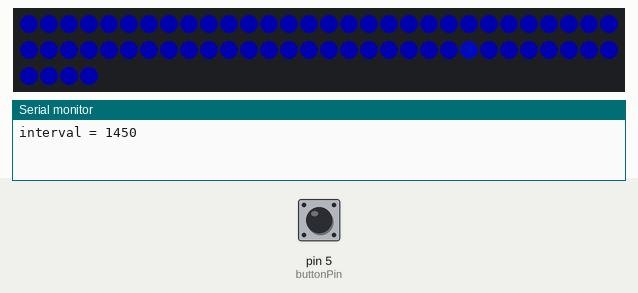
The sketch below on a simulated Arduino Uno, built with avr-gcc and run on an emulated ATmega328P. On the bench: 64 RGB LEDs in strip order, left to right, continuing on the next row, the last lines printed to the serial monitor. The test bench sets the inputs (shaded band); at power-on: pin 5 (buttonPin) HIGH. Dim RGB values are drawn brighter than linear; random numbers use the default seed unless the sketch sets one.

Above: at 2.7 s.
2.8 s: pin 5 (buttonPin) pulled LOW for 0.15 s
At 4.8 s:
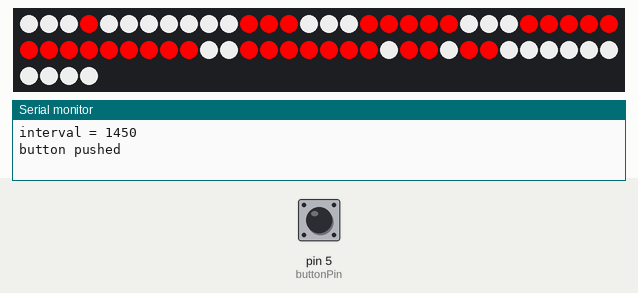
At 6.0 s:
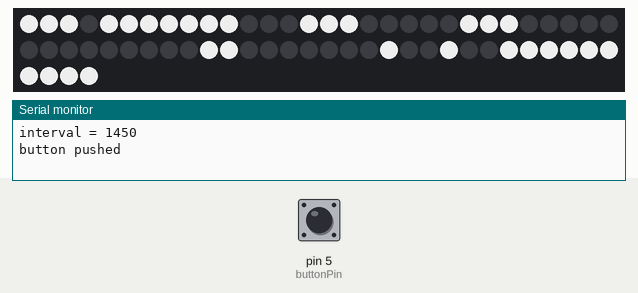
Timing chart, 0 to 7.5 s (numbered marks = the images above; inputs shaded):
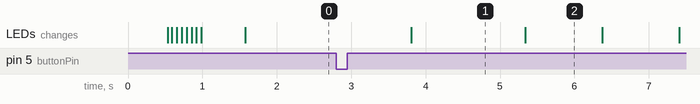

Measured:
- what the display in image 1 shows lasts 1.5 s, from 3.8 s to 5.3 s

The sketch:

WallArt1.ino
```cpp
#include "LPD8806.h"

#include "SPI.h"

int nLEDs = 64;
byte buttonPin = 5;
int buttonState;             // the current reading from the input pin
int lastButtonState = HIGH;   // the previous reading from the input pin
long lastDebounceTime = 0;  // the last time the output pin was toggled
long debounceDelay = 50;
byte r; //random color
byte r2;  //random color 2
byte rLed; // random led
int prevLed=0;
long previousMillis = 0;
long interval = 1500;
byte x = 1;
byte y=0;
int val = 0;
byte z =0;
byte randNumber;
byte gr=75;
int bl=100;
byte blue= 100;
int dataPin  = 2;
int clockPin = 3;
byte buttonPress=0;

LPD8806 strip = LPD8806(nLEDs, dataPin, clockPin);

unsigned long heartOut[] = {
  3,11,13,17,21,25,31,32,38,41,47,49,53};
unsigned long heartOuts[] = {
  0,1,2,4,5,6,7,8,9,10,14,15,16,22,23,24,39,40,48,51,54,55,56,57,58,59,60,61,62,63};
unsigned long heartIn[] = {
  12,18,19,20,26,27,28,29,30,33,34,35,36,37,42,43,44,45,46,50,52};
unsigned long luv1[] = {
  13,18,29,45};
unsigned long luv2[] = {
  0,1,2,3,15,16,18,19,20,27,29,31,32,34,36,42,52,54,56,60};
unsigned long luv3[] = {
  18,19,20,27,29,34,36};

unsigned long oneRow[] = {
  0,1,2,3,4,5,6,7};
int col=8;
int row=8;
int myArray[8][8]  = {
  {0, 1, 2, 3,4,5,6,7},
  {8,9,10,11,12,13,14,15},
  {16,17,18,19,20,21,22,23},
  {24,25,26,27,28,29,30,31},
  {32,33,34,35,36,37,38,39},
  {40,41,42,43,44,45,46,47},
  {48,49,50,51,52,53,54,55},
  {56,57,58,59,60,61,62,63}
};
int myArray2[8][8]  = {
  {0, 1, 2, 3,4,5,6,7},
  {15,14,13,12,11,10,9,8},
  {16,17,18,19,20,21,22,23},
  {31,30,29,28,27,26,25,24},
  {32,33,34,35,36,37,38,39},
  {47,46,45,44,43,42,41,40},
  {48,49,50,51,52,53,54,55},
  {63,62,61,60,59,58,57,56}
};

void setup() {
  randomSeed(analogRead(0));
  Serial.begin(57600);
  strip.begin();
  pinMode(buttonPin, INPUT);
  digitalWrite(buttonPin, HIGH);
  blueBack(strip.Color(0, 0, 25),100); // set background to blue
  delay(500);
  sideSwipe();
  delay(500);
  blueBack(strip.Color(0, 0, 25),100); // set background to blue
}


void loop() {

  unsigned long currentMillis = millis();
  int reading = digitalRead(buttonPin);
  if (reading != lastButtonState) {
    //lastDebounceTime = millis();
  }

  if ((millis() - lastDebounceTime) > debounceDelay) {
    if (reading != buttonState) {
      buttonState = reading;
      if (buttonState == LOW) {
        x=2;
        Serial.println("button pushed");
      }
    }
  }

  switch (x) {
  case 1:
    if(currentMillis - previousMillis > interval) {
      previousMillis = currentMillis;
      r = random(gr);
      r2 = random(blue);
      bl++;

      if (bl>=600){
        fadeMix2();
        blueFade(strip.Color(0,r,r2));
        if(bl>=840){
          bl=0;
          sideSwipe2();
          blueBack(strip.Color(0, 0, 25),100); // set background to blue
        }
      }
      if (bl>=400){
        r2 =2;
        blueFade(strip.Color(0,r,r2));
      }
      else if (bl>=200){
        fadeMix();
        blueFade(strip.Color(0,r,r2));
      }
      else {
        r=2;
        blueFade(strip.Color(0,r,r2));
      }

    }
    break;

  case 2:
    digitalWrite(buttonPin, HIGH);
    y++;
    heartOutline(strip.Color(127, 0, 0), 50);
    heartOutside(strip.Color(100, 100, 100), 50);
    heartInside(strip.Color(127, 0, 0), 50);
    delay(1000);
    for(int i=0; i<4; i++){
      heartInside(strip.Color(0, 0, 0), 50);
      heartOutline(strip.Color(0, 0, 0), 50);
      delay(500);
      heartInside(strip.Color(127, 0, 0), 50);
      heartOutline(strip.Color(127, 0, 0), 50);
      delay(500);
    }
    for(int i=0; i<21; i++){
      randomiser(strip.Color(100, 100, 100), 100);
    }

    heartOutline(strip.Color(100, 100, 100), 50);
    heartOutside(strip.Color(125, 0, 0), 50);
    heartInside(strip.Color(100, 100, 100), 50);
    delay(1000);
    for(int i=0; i<4; i++){
      heartInside(strip.Color(0, 0, 0), 50);
      heartOutline(strip.Color(0, 0, 0), 50);
      delay(500);
      heartInside(strip.Color(100, 100, 100), 50);
      heartOutline(strip.Color(100, 100, 1000), 50);
      delay(500);
    }

    for(int i=0; i<21; i++){
      randomiser(strip.Color(75, 0, 0), 100);
    }

    if (y>=2){
      x=1;
      y=0;
      blueBack(strip.Color(0, 0, 25),100); // set background to blue
    }
    break;
    case 3:
    {

    }
  }
}

void blueFade(uint32_t c) {
  rLed = random(63);
  do{
    rLed = random(63);
  }
  while (rLed == prevLed);
  prevLed= rLed;
  strip.setPixelColor(rLed, c);
  strip.show();

  if (interval<=0){
    z++;
    interval=5;
    if (z>=150){
      interval=1500;
      z=0;
    }
    Serial.print ("z = ");
    Serial.println(z);
    Serial.print ("Interval = ");
    Serial.println(interval);
  }
  else
    if(interval<=50){
      interval-=1;
    }
    else
      if (interval <75)
        interval-=2;
      else
        if
          (interval<=500)
          interval-=25;
      else
        interval -=50;
  Serial.print("interval = ");
  Serial.println(interval);

}

void blueBack(uint32_t c, uint8_t wait) {
  for(int i=0; i<strip.numPixels(); i++)
    strip.setPixelColor(i, c);
  strip.show();
}

void valentine(){
  for(int i=0; i<strip.numPixels(); i++){
    strip.setPixelColor(i, 0);
    strip.show();
    delay(10);
  }
  delay(500);

}


void heartOutline(uint32_t c, uint8_t wait){
  for(int i=0; i<13; i++)
  {
    strip.setPixelColor(heartOut[i], (c));
    strip.show();
  }
}

void heartOutside(uint32_t c, uint8_t wait){
  for(int i=0; i<30; i++)
  {
    strip.setPixelColor(heartOuts[i], (c));
    strip.show();
  }
}

void heartInside(uint32_t c, uint8_t wait){
  for(int i=0; i<21; i++)
  {
    strip.setPixelColor(heartIn[i],(c));
    strip.show();

  }
}

void luv(uint32_t c, uint8_t wait){

  for(int i=0; i<strip.numPixels(); i++)
  {
    strip.setPixelColor(i, 0);
    strip.show();

  }

  for(int x=0; x<4; x++){
    strip.setPixelColor(luv1[x],(c));
    strip.show();
    Serial.println("in loop 2");

  }
  delay(wait);
  delay(1500);
}

void luvL(uint32_t c, uint8_t wait){

  for(int i=0; i<strip.numPixels(); i++)
  {
    strip.setPixelColor(i, 0);
    strip.show();

  }

  for(int x=0; x<20; x++){
    strip.setPixelColor(luv2[x],(c));
    strip.show();
    Serial.println("in loop 2");

  }
  delay(wait);
  delay(1500);
}

void luvU(uint32_t c, uint8_t wait){

  for(int i=0; i<strip.numPixels(); i++)
  {
    strip.setPixelColor(i, 0);
    strip.show();

  }

  for(int x=0; x<7; x++){
    strip.setPixelColor(luv3[x],(c));
    strip.show();
    Serial.println("in loop 2");

  }
  delay(wait);
  delay(1500);
}

void randomiser(uint32_t c, uint8_t wait){

  randNumber=random(21);
  strip.setPixelColor(heartIn[randNumber],(c));
  strip.show();
  Serial.print("num = ");
  Serial.print(randNumber);
  Serial.print(" ");
  Serial.println(heartIn[randNumber]);
  delay(wait);
}
void rowFade(uint8_t row){

  for(int i=0; i<8; i++){
    strip.setPixelColor(oneRow[i+row], 0);
    strip.show();
  }
}

void fadeMix(){
  r++;
  if (r>=75)
    r=75;
}
void fadeMix2(){
  r2++;
  if (r2>=75)
    r2=75;
}
void sideSwipe(){
byte col = 8;
byte row = 8;

 for (int i = 0; i < row; i++) {
  for (int j = 0; j < col; j++) {
	strip.setPixelColor(myArray[j][i], 0);
  }
  strip.show();
  delay(50);
  }

}

void sideSwipe2(){
byte col = 8;
byte row = 8;

 for (int i = 0; i < row; i++) {
  for (int j = 0; j < col; j++) {
	strip.setPixelColor(myArray2[j][i], 0);
  }
  strip.show();
  delay(40);
  }

}
```
